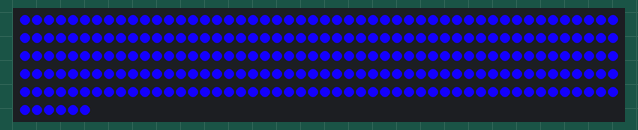
Recording of a sketch running on a simulated Arduino Uno, built with avr-gcc and run on an emulated ATmega328P. Parts: 256 RGB LEDs in strip order, left to right, continuing on the next row. Random numbers use the default seed unless the sketch sets one.

Above: at 0.13 s.
At 3.63 s:
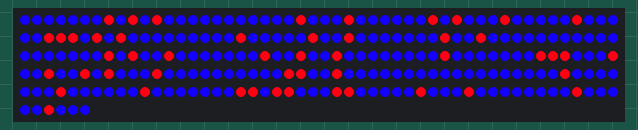
At 7.4 s:
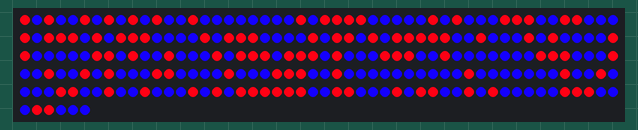
At 21.2 s:
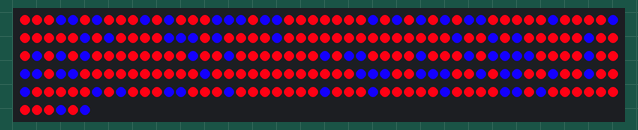
At 37.8 s:
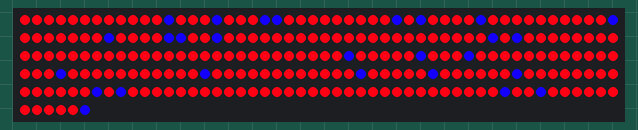

The sketch:

led_matrix_256_simple.ino
```cpp
#include <FastLED.h>
#define NUM_LEDS 256
#define DATA_PIN 8
#include <SoftwareSerial.h>
CRGB leds[NUM_LEDS];
boolean fill=false;
boolean demo = false;
int ledMatch[256] = {} ;
int i=0;

int counter =0;

int startRed =255;
int startBlue =20;
int startGreen =0;

int endRed =20;
int endBlue =255;
int endGreen =0;

int redTemp =255;
int blueTemp =20;
int greenTemp =0;


void setup() {
 FastLED.addLeds<NEOPIXEL, DATA_PIN>(leds, NUM_LEDS);
 Serial.begin(38400);
 randomSeed(analogRead(0));
}

void loop() {
  for(int i=0;i<256;i++){
     int r = random(0, 175);
     int g = random(0, 175);
     int b = random(0, 175);
     redTemp = r;
     blueTemp = b;
     greenTemp = g;

     if(r ==b){
        ledMatch[i] = 1;
     }
     if(shouldPaint(i)){
         drawPixel(i,startBlue,endGreen,startRed);
     } else {
       drawPixel(i,startRed,startGreen,startBlue);
      }
  }
  delay(10);
FastLED.show();
shouldReset();

}
boolean shouldPaint(int i){
    return !ledMatch[i]==1;
}

boolean shouldReset(){
  for(int i=0;i<255;i++){
    if(ledMatch[i]==0)
        return false;
  }
  startRed = redTemp;
  startBlue = blueTemp;
  startGreen = greenTemp;
  clearScreen();
}


void fillScreen(int r, int g, int b){
  for(int i=0;i<NUM_LEDS;i++){
    leds[i] = CRGB(r, g, b);
    }
    FastLED.show();
  }

void clearScreen(){
  for(int i=0;i<NUM_LEDS;i++){
    leds[i] = CRGB(0, 0, 0);
    ledMatch[i] =0;
    }
    FastLED.show();
  }

void drawPixel(int p, int r, int g, int b){
  leds[p] = CRGB(r ,g, b);
 }

void parseValues(char velues[]){
  char p [4];
  char r [4];
  char g [4];
  char b [4];
  int param=0;
  int pi =0;
  int ri =0;
  int gi =0;
  int bi =0;
 for(int i=0;i<15;i++){
  if(velues[i]==',') param++;
  if(param==0){
    p[pi] = velues[i];
    pi++;
    } else if(param == 1){
        if(velues[i]!=','){
          r[ri] = velues[i];
          ri++;
        }
   } else if(param == 2){
      if(velues[i]!=','){
        g[gi] = velues[i];
        gi++;
      }
   } else if(param == 3){
      if(velues[i]!=','){
        b[bi] = velues[i];
        bi++;
      }
    }
 }
 p[3] = '\0';
 r[3] = '\0';
 g[3] = '\0';
 b[3] = '\0';
 if(fill){
    fillScreen(atoi(r),atoi(g),atoi(b));
    fill = false;
    }
 else
    drawPixel(atoi(p),atoi(r),atoi(g),atoi(b));
}

int getRealLedCoordinate(int x, int y) {
        y = 15 - y;
        x = 15 - x;
        if (y == 0)
            return x;
        else if (y == 1)
            return 31 - x;
        else if (y == 2)
            return x + 32;
        else if (y == 3)
            return 63 - x;
        else if (y == 4)
            return x + 64;
        else if (y == 5)
            return 95 - x;
        else if (y == 6)
            return x + 96;
        else if (y == 7)
            return 127 - x;
        else if (y == 8)
            return x + 128;
        else if (y == 9)
            return 159 - x;
        else if (y == 10)
            return x + 160;
        else if (y == 11)
            return 191 - x;
        else if (y == 12)
            return x + 192;
        else if (y == 13)
            return 223 - x;
        else if (y == 14)
            return x + 224;
        else if (y == 15)
            return 255 - x;
        else
            return 0;
    }
```
